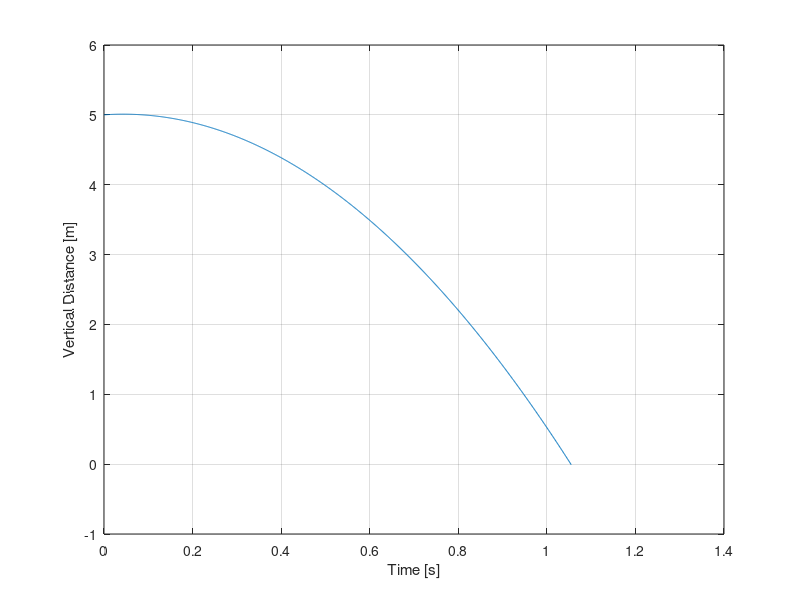
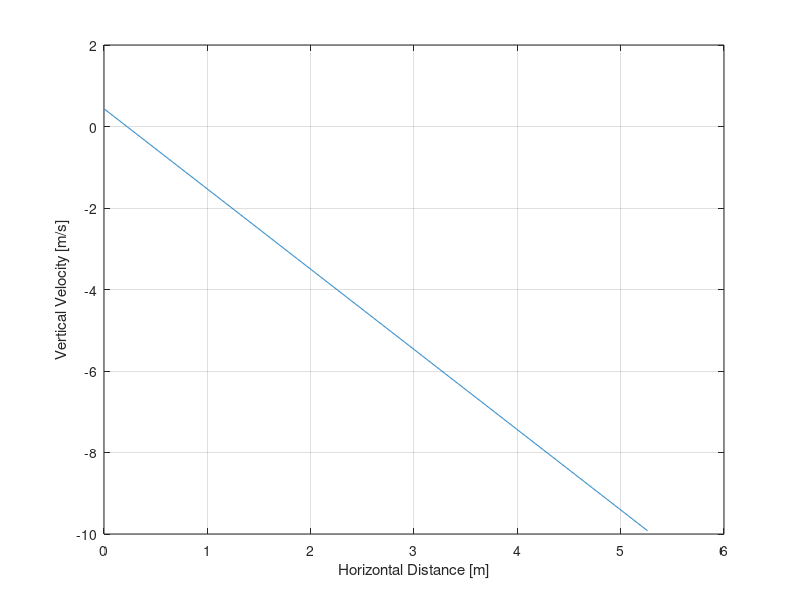
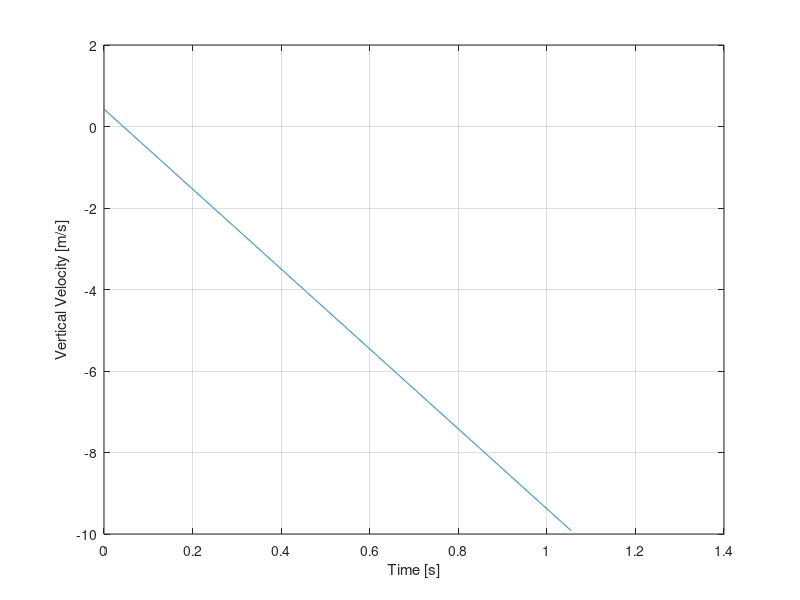
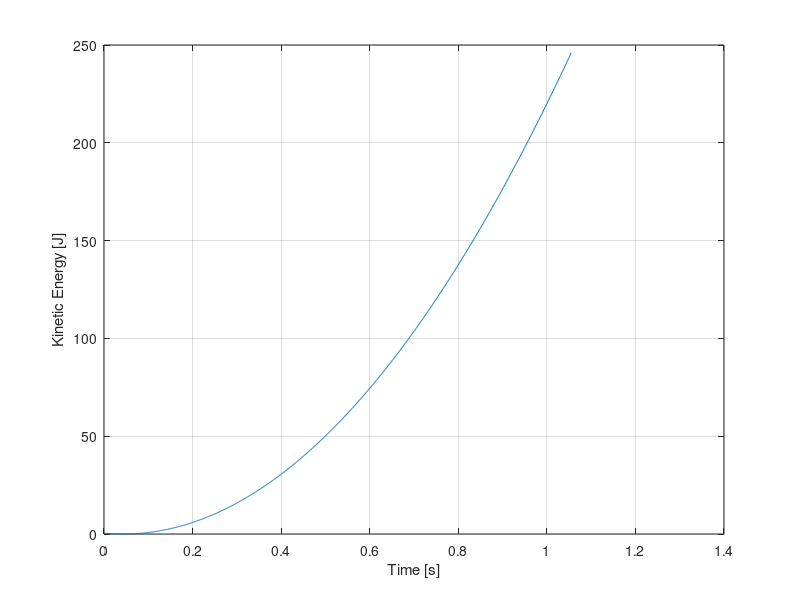

These figures' MATLAB source, in order: (Note: this script raises an error after producing the figures.)
% Title: Ballisitic Trajectory Calculator
% Author: James Emerson Parkus
% Date: June 23rd, 2017
% Purpose: Take initial conditions of a projectile motion problem and
% analyze the situation extensively and provide a plot of motion, fit a
% quadratic curve, and present the data.
% 
% Initial Conditions
% 1. velocity vector
%   - Vector magnitude and launch angle
% 2. object mass
% 
% Assumptions
% 1. negligible air resistance
% 2. ground is flat
% 3. sunny weather
% 4. no wind

clc
clear

%% Constants
gravity = -1*9.8066; % m/s^2 - Standard gravity at sea level

%% Units
distance_unit = '[m]';
time_unit = '[s]';
velocity_unit = '[m/s]';
acceleration_unit = '[m/s^2]';
force_unit = '[N]';
energy_unit = '[J]';
mass_unit = '[kg]';
angle_unit = '[deg]';

%% Initial Conditions
initial_velocity_vector_magnitude = input('Enter the initial velocity vector magnitude in m/s\n');
initial_angle = input('Enter the initial angle of launch in degrees\n');
initial_height(1) = input('Enter the initial height in meters\n'); % m - Height from ground
mass = input('Enter the objects mass in kg\n');
initial_velocity_x = initial_velocity_vector_magnitude*cos(deg2rad(initial_angle));
initial_velocity_y = initial_velocity_vector_magnitude*sin(deg2rad(initial_angle));
initial_distance_x(1) = 0;
initial_kinetic_energy(1) = 1/2*mass*initial_velocity_y(1)^2; % Joules
initial_gravitational_potential_energy(1) = mass*abs(gravity)*initial_height(1); % Joules

%% Iterative Sequence
t(1) = 0;
dt = 1*10^-3; % s - Time Step 0.001s
i = 1;

while initial_height >= 0
    % Iterative Calculations
    final_velocity_y(i) = initial_velocity_y(i) + gravity*dt;
    final_height(i) = initial_height(i) + initial_velocity_y(i)*dt + 1/2*gravity*dt^2;
    final_kinetic_energy(i) = 1/2*mass*final_velocity_y(i)^2;
    final_gravitational_potential_energy(i) = mass*abs(gravity)*final_height(i);
    final_distance_x(i) = initial_distance_x(i) + initial_velocity_x*dt;
    
    % Changes between final and initial conditions
    delta_velocity_y(i) = final_velocity_y(i) - initial_velocity_y(i);
    delta_height(i) = final_height(i) - initial_height(i);
    delta_kinetic_energy(i) = final_kinetic_energy(i) - initial_kinetic_energy(i);
    delta_gravitational_potential_energy(i) = final_gravitational_potential_energy(i) - initial_gravitational_potential_energy(i);
    
    % Updating the variables
    initial_velocity_y(i+1) = final_velocity_y(i);
    initial_height(i+1) = final_height(i);
    initial_distance_x(i+1) = final_distance_x(i);
    initial_kinetic_energy(i+1) = final_kinetic_energy(i);
    initial_gravitational_potential_energy(i+1) = final_gravitational_potential_energy(i);
    
    t(i+1) = t(i) + dt;
    i = i + 1;
end

%% Total, Maximum, Final Conditions
% Total Conditions
total_velocity_y = sum(delta_velocity_y);
total_height = sum(delta_height);
total_distance_x = sum(final_distance_x);
total_kinetic_energy = sum(delta_kinetic_energy);
total_gravitational_potential_energy = sum(delta_gravitational_potential_energy);

% Maximum Conditions
maximum_height = max(final_height);
maximum_velocity_y = max(final_velocity_y);
maximum_kinetic_energy = max(final_kinetic_energy);
maximum_gravitational_potential_energy = max(final_gravitational_potential_energy);

% Final Conditions
final_velocity_x = initial_velocity_x;
final_angle = rad2deg(atan(final_velocity_y(i-1)/final_velocity_x));
final_velocity_vector_magnitude = sqrt(final_velocity_x^2 + final_velocity_y(i-1)^2);

%% Data Visualization
figure()
plot(t(1:i-1),final_height(1:i-1));
p1 = polyfit(t(1:i-1),final_height(1:i-1),2)
xlabel('Time [s]');
ylabel('Vertical Distance [m]');
grid on

figure()
plot(final_distance_x(1:i-1),final_velocity_y(1:i-1));
xlabel('Horizontal Distance [m]');
ylabel('Vertical Velocity [m/s]');
grid on

figure()
plot(t(1:i-1),final_velocity_y(1:i-1));
xlabel('Time [s]');
ylabel('Vertical Velocity [m/s]');
grid on

figure()
plot(t(1:i-1),final_kinetic_energy(1:i-1));
p2 = polyfit(t(1:i-1),final_kinetic_energy(1:i-1),2)
xlabel('Time [s]');
ylabel('Kinetic Energy [J]');
grid on

figure()
plot(t(1:i-1),final_gravitational_potential_energy(1:i-1));
p3 = polyfit(t(1:i-1),final_gravitational_potential_energy(1:i-1),2)
xlabel('Time [s]');
ylabel('Gravitational Potential Energy [J]');
grid on

%% Data Concatenation
linedivider = '-----------';
result = {
    'Variable Title','Numeric Value','Unit';
    linedivider,linedivider,linedivider;
    'Initial Conditions','','';
    linedivider,linedivider,linedivider;
    'Initial Velocity Vector Magnitude',initial_velocity_vector_magnitude,velocity_unit;
    'Initial Launch Angle',initial_angle,angle_unit;
    'Initial Vertical Velocity',initial_velocity_y(1),velocity_unit;
    'Initial Horizontal Velocity',initial_velocity_x(1),velocity_unit;
    'Initial Height',initial_height(1),distance_unit;
    'Initial Horizontal Distance',initial_distance_x(1),distance_unit;
    'Initial Kinetic Energy',initial_kinetic_energy(1),energy_unit;
    'Initial Gravitational Potential Energy',initial_gravitational_potential_energy(1),energy_unit;
    'Object Mass',mass,mass_unit;
    linedivider,linedivider,linedivider;
    'Final Conditions','','';
    linedivider,linedivider,linedivider;
    'Final Velocity Vector Magnitude',final_velocity_vector_magnitude,velocity_unit;
    'Final Landing Angle',final_angle,angle_unit;
    'Final Vertical Velocity',final_velocity_y(i-1),velocity_unit;
    'Final Horizontal Velocity',final_velocity_x,velocity_unit;
    'Final Height',final_height(i-1),distance_unit;
    'Final Horizontal Distance',final_distance_x(i-1),distance_unit;
    'Final Kinetic Energy',final_kinetic_energy(i-1),energy_unit;
    'Final Gravitational Potential Energy',final_gravitational_potential_energy(i-1),energy_unit;
    linedivider,linedivider,linedivider;
    'Total & Maximum Conditions','','';
    linedivider,linedivider,linedivider;
    'Total Vertical Velocity',total_velocity_y,velocity_unit;
    'Total Height',total_height,distance_unit;
    'Total Kinetic Energy',total_kinetic_energy,energy_unit;
    'Total Gravitational Potential Energy',total_gravitational_potential_energy,energy_unit;
    'Maximum Vertical Velocity',maximum_velocity_y,velocity_unit;
    'Maximum Height',maximum_height,distance_unit;
    'Maximum Kinetic Energy',maximum_kinetic_energy,energy_unit;
    'Maximum Gravitational Potential Energy',maximum_gravitational_potential_energy,energy_unit;
    };

display(result);
xlswrite('Projectile Motion Analysis Program Data',result,1);













































































